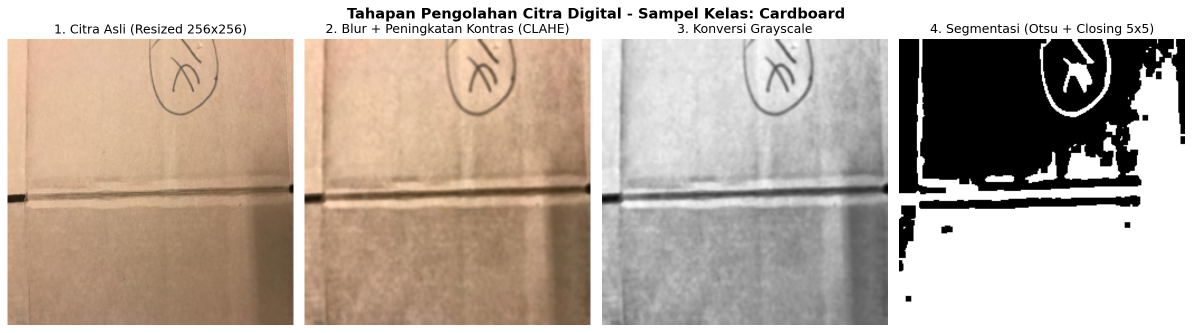
#> input picture models/sample_pipeline.png, 2385 x 665 px (shown at 1/2 size)
$ python -i image_processor.py   (imports and definitions only)   (older library calls are emulated)
#> lines starting #> are read from the running program, lines starting #| are printed output that depends on the picture; after the words box and inside, x2 and y2 are one past the last pixel; in counts of white or black regions, pixels touching at a corner belong together
#> further down, picture is the input picture: shape (665, 2385, 3); mean B, G, R 160.7, 172.6, 186.4
import cv2
import numpy as np
from skimage.feature import graycomatrix, graycoprops

FEATURE_NAMES = [
    # Ciri Warna (HSV Color Moments: 6 fitur)
    "HSV_H_Mean", "HSV_H_Std",
    "HSV_S_Mean", "HSV_S_Std",
    "HSV_V_Mean", "HSV_V_Std",
    # Ciri Tekstur (GLCM: 5 fitur)
    "GLCM_Contrast",
    "GLCM_Dissimilarity",
    "GLCM_Homogeneity",
    "GLCM_Energy",
    "GLCM_Correlation",
    # Ciri Bentuk (Hu Moments: 7 fitur)
    "Hu_Moment_1",
    "Hu_Moment_2",
    "Hu_Moment_3",
    "Hu_Moment_4",
    "Hu_Moment_5",
    "Hu_Moment_6",
    "Hu_Moment_7"
]

def process_image(image_bgr, size=(256, 256)):
    """
    Melakukan prapemrosesan, segmentasi, dan ekstraksi fitur pada satu citra.

    Tahapan:
    a. Prapemrosesan: Resize (256x256), Gaussian Blur (5x5), dan CLAHE pada kanal L (ruang warna LAB).
    b. Segmentasi: Konversi ke Grayscale, Otsu Thresholding (THRESH_BINARY_INV + THRESH_OTSU),
       dan Operasi Morfologi Closing (kernel 5x5) untuk menghasilkan binary mask.
    c. Ekstraksi Fitur (Total 18 fitur):
       - Ciri Warna: Mean & Standard Deviation dari 3 kanal HSV (6 fitur).
       - Ciri Tekstur: GLCM (contrast, dissimilarity, homogeneity, energy, correlation) pada 4 sudut (5 fitur).
       - Ciri Bentuk: 7 Hu Moments dengan transformasi log dari binary mask (7 fitur).

    Mengembalikan:
    - feature_vector: numpy 1D array berisi 18 fitur
    - stages: dictionary berisi citra setiap tahapan (Asli/Resized, CLAHE, Grayscale, Binary Mask)
    """
#> called with size = (256, 256)
    # 1. Prapemrosesan: Resize ke 256x256
    resized = cv2.resize(image_bgr, size)

    # 2. Prapemrosesan: Noise Filtering (Gaussian Blur 5x5)
    blurred = cv2.GaussianBlur(resized, (5, 5), 0)
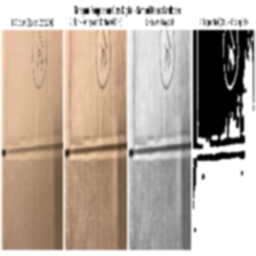
#> blurred: shape (256, 256, 3); mean B, G, R 160.5, 172.4, 186.3

    # 3. Prapemrosesan: Peningkatan Kontras (CLAHE pada kanal L di ruang warna LAB)
    lab = cv2.cvtColor(blurred, cv2.COLOR_BGR2LAB)
#> lab: shape (256, 256, 3); mean of channels 0, 1, 2 179.9, 131.4, 136.2
    l, a, b = cv2.split(lab)
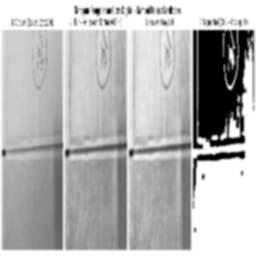
#> l: shape (256, 256); min 0, max 255, mean 179.9
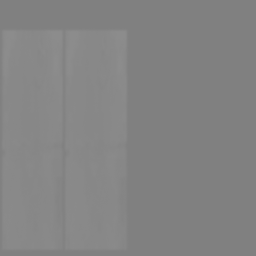
#> a: shape (256, 256); min 128, max 141, mean 131.4
    clahe = cv2.createCLAHE(clipLimit=2.0, tileGridSize=(8, 8))
    cl = clahe.apply(l)
    enhanced_bgr = cv2.cvtColor(cv2.merge((cl, a, b)), cv2.COLOR_LAB2BGR)
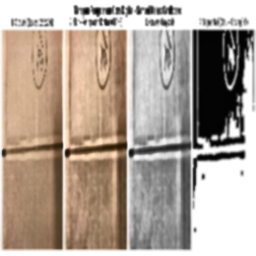
#> enhanced_bgr: shape (256, 256, 3); mean B, G, R 150.6, 162.4, 175.8

    # 4. Segmentasi: Grayscale + Otsu Thresholding + Morfologi Closing (kernel 5x5)
    gray = cv2.cvtColor(enhanced_bgr, cv2.COLOR_BGR2GRAY)
    _, thresh = cv2.threshold(gray, 0, 255, cv2.THRESH_BINARY_INV + cv2.THRESH_OTSU)
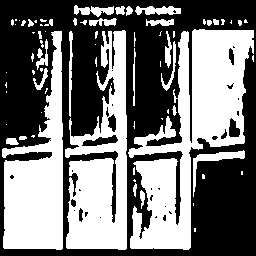
#> thresh: shape (256, 256); 46.6% white; 72 white regions (44 under 20 px), largest, box (x1, y1, x2, y2) and area: (128, 29, 254, 250) 12290, (65, 30, 127, 250) 7903, (2, 31, 63, 250) 7233
    kernel = np.ones((5, 5), np.uint8)
    mask = cv2.morphologyEx(thresh, cv2.MORPH_CLOSE, kernel)
#> mask: shape (256, 256); 51.9% white; 22 black regions, largest, box (x1, y1, x2, y2) and area: (0, 0, 256, 149) 18867, (0, 59, 256, 256) 9322, (127, 152, 182, 236) 874

    # --- EKSTRAKSI FITUR (Total 18 Fitur) ---
    # A. Ciri Warna (Mean & Std Dev dari 3 kanal HSV = 6 fitur)
    hsv = cv2.cvtColor(enhanced_bgr, cv2.COLOR_BGR2HSV)
#> hsv: shape (256, 256, 3); mean H, S, V 7, 38, 175.8
    color_features = []
    for i in range(3):
        channel = hsv[:, :, i]
        color_features.append(float(np.mean(channel)))
        color_features.append(float(np.std(channel)))
#> this loop made 3 passes
#> pass 1, in process_image, `channel = hsv[:, :, i]`:
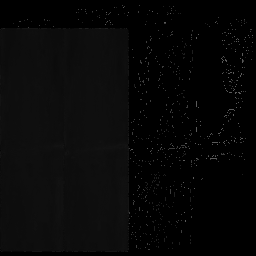
#> channel: shape (256, 256); min 0, max 90, mean 7
#> pass 3, in process_image, `channel = hsv[:, :, i]`:
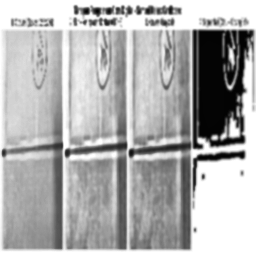
#> channel: shape (256, 256); min 2, max 255, mean 175.8
#> after the loop, color_features = [7.04, 9.64, 37.98, 46.09, 175.8, 67.69]

    # B. Ciri Tekstur (GLCM pada 4 sudut: 0, 45, 90, 135 derajat = 5 fitur)
    glcm = graycomatrix(
        gray,
        distances=[1],
        angles=[0, np.pi/4, np.pi/2, 3*np.pi/4],
        levels=256,
        symmetric=True,
        normed=True
    )
    texture_features = [
        float(np.mean(graycoprops(glcm, 'contrast'))),
        float(np.mean(graycoprops(glcm, 'dissimilarity'))),
        float(np.mean(graycoprops(glcm, 'homogeneity'))),
        float(np.mean(graycoprops(glcm, 'energy'))),
        float(np.mean(graycoprops(glcm, 'correlation')))
    ]
#> texture_features = [358.5, 9.86, 0.355, 0.162, 0.961]

    # C. Ciri Bentuk (7 Hu Moments dengan transformasi log dari binary mask = 7 fitur)
    moments = cv2.moments(mask)
#> moments = moments, m00 8670510, centre m10/m00, m01/m00 = (125.9, 141.5)
    hu_moments = cv2.HuMoments(moments).flatten()
#> hu_moments = [0.00107, 1.51e-07, 1.11e-12, 1.73e-11, -6.7e-23, 2.51e-16, 3.56e-23]
    shape_features = [
        float(-np.sign(h) * np.log10(abs(h) + 1e-10)) if h != 0 else 0.0
        for h in hu_moments
    ]
#> shape_features = [2.97, 6.82, 10, 9.93, -10, 10, 10]

    # Gabungkan semua fitur (Total: 18 fitur)
    feature_vector = np.array(color_features + texture_features + shape_features, dtype=np.float64)
#> feature_vector = 18 values, max 358.5 at index 6, min -10 at index 15, mean 41.88

    # Simpan citra setiap tahapan untuk keperluan visualisasi
    resized_rgb = cv2.cvtColor(resized, cv2.COLOR_BGR2RGB)
    clahe_rgb = cv2.cvtColor(enhanced_bgr, cv2.COLOR_BGR2RGB)
    stages = {
        "original": resized_rgb,
        "clahe": clahe_rgb,
        "gray": gray,
        "mask": mask,
        # Alias kompatibilitas
        "resized_rgb": resized_rgb,
        "enhanced_rgb": clahe_rgb
    }

    return feature_vector, stages

>>> import cv2
>>> picture = cv2.imread('models/sample_pipeline.png')
>>> result = process_image(picture)
